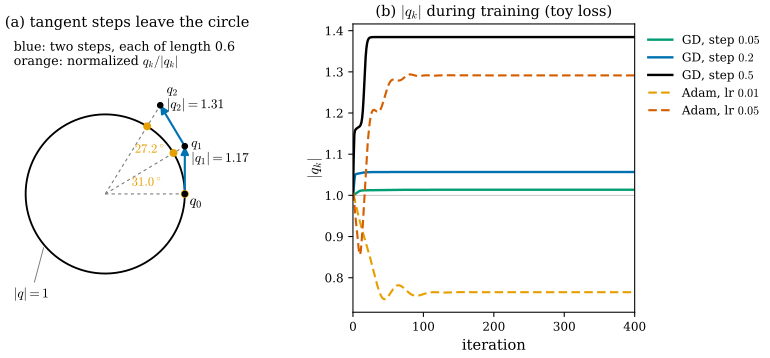

Reproduce this figure in Python.
"""Figure 29.5.3: gradient descent through q/|q| pushes |q| outward and shrinks the effective step (Section 29.5).

(a) 2D analogue (q in R^2, q/|q| on the unit circle). From q_0 = (1, 0) two gradient steps of the same Euclidean
    length 0.6, each tangent to the circle through the current q (because grad_q L is orthogonal to q).
    |q_1| = sqrt(1 + 0.36) = 1.166, |q_2| = sqrt(1.36 + 0.36) = 1.311; the angles moved are atan(0.6) = 31.0 deg and
    atan(0.6/1.166) = 27.2 deg. Gray dashed rays show the normalized points q_k/|q_k| on the circle.
(b) |q_k| over 400 iterations for the toy loss L = |Sigma(q) - Sigma*|_F^2 / 2 (s = (1, 0.6, 0.3), random target,
    same as the verify script) starting from q = (1, 0, 0, 0): plain gradient descent with step 0.05, 0.2, 0.5
    (monotone increasing) and Adam with learning rate 0.01, 0.05 (not monotone).
Self-checks: |q_k|^2 = |q_{k-1}|^2 + |delta|^2 in (a); monotonicity of GD and the Adam values in (b).

Run from the project root: ``PYTHONPATH=tools python3 chapters/29-gaussian-splatting/figures/fig-29-5-3-quaternion-norm.py``
"""

import dgfig

dgfig.setup()

import matplotlib.pyplot as plt
import numpy as np

C = dgfig.COLORS
fig, (axa, axb) = plt.subplots(1, 2, figsize=(8.4, 3.9), gridspec_kw=dict(width_ratios=[1, 1.2], wspace=0.42))

# (a)
t = np.linspace(0, 2 * np.pi, 300)
axa.plot(np.cos(t), np.sin(t), color=C["main"], lw=1.4)
q = np.array([1.0, 0.0])
pts = [q]
for k in range(2):
    perp = np.array([-q[1], q[0]]) / np.linalg.norm(q)
    qn = q + 0.6 * perp
    assert abs(qn @ qn - (q @ q + 0.36)) < 1e-12
    axa.annotate("", xy=qn, xytext=q, arrowprops=dict(arrowstyle="-|>", color=C["tangent"], lw=1.6, mutation_scale=12,
                                                       shrinkA=0, shrinkB=0))
    q = qn
    pts.append(q)
norms = [np.linalg.norm(p) for p in pts]
assert np.allclose(norms, [1, np.sqrt(1.36), np.sqrt(1.72)])
angles = [np.degrees(np.arctan2(p[1], p[0])) for p in pts]
assert abs(angles[1] - 30.96) < 0.01 and abs(angles[2] - angles[1] - 27.23) < 0.01
for p in pts:
    u = p / np.linalg.norm(p)
    axa.plot([0, p[0]], [0, p[1]], color=C["aux"], lw=0.8, ls=(0, (3, 3)))
    axa.plot(*u, "o", color=C["accent"], ms=5, zorder=5)
    axa.plot(*p, "o", color=C["main"], ms=4, zorder=6)
axa.text(1.06, -0.14, r"$q_0$", fontsize=11)
axa.text(pts[1][0] + 0.08, pts[1][1] - 0.06, r"$q_1$" + "\n" + r"$|q_1| = 1.17$", fontsize=10, va="center")
axa.text(pts[2][0] + 0.08, pts[2][1] + 0.1, r"$q_2$" + "\n" + r"$|q_2| = 1.31$", fontsize=10, va="center")
for (r_, a_), lab in (((0.55, 15.5), r"$31.0^\circ$"), ((0.8, 44.6), r"$27.2^\circ$")):  # wedge bisectors
    axa.text(r_ * np.cos(np.radians(a_)), r_ * np.sin(np.radians(a_)), lab, fontsize=9.5, color=C["accent"],
             ha="center", va="center")
axa.annotate(r"$|q| = 1$", xy=(np.cos(np.radians(220)), np.sin(np.radians(220))), xytext=(-1.15, -1.3), fontsize=10,
             arrowprops=dict(arrowstyle="-", color="#777777", lw=0.7))
axa.text(-1.15, 1.62, "blue: two steps, each of length 0.6\norange: normalized " + r"$q_k/|q_k|$", fontsize=9.5)
dgfig.schematic_axes(axa, (-1.2, 1.75), (-1.35, 2.0))
axa.set_title("(a) tangent steps leave the circle", fontsize=11)


# (b)
def hat(v):
    return np.array([[0, -v[2], v[1]], [v[2], 0, -v[0]], [-v[1], v[0], 0]])


def Rq(q):
    q = q / np.linalg.norm(q)
    return np.eye(3) + 2 * q[0] * hat(q[1:]) + 2 * hat(q[1:]) @ hat(q[1:])


rng = np.random.default_rng(295)
# reproduce the random draws of the verify script up to the target quaternion
_ = rng.normal(size=(2, 2)); _ = rng.normal(size=2); _ = rng.normal()
sc = np.array([1.0, 0.6, 0.3])
qs = rng.normal(size=4); qs /= np.linalg.norm(qs)
St = Rq(qs) @ np.diag(sc ** 2) @ Rq(qs).T


def Lq(q):
    Rm = Rq(q)
    return 0.5 * np.sum((Rm @ np.diag(sc ** 2) @ Rm.T - St) ** 2)


def gq(q, h=1e-7):
    return np.array([(Lq(q + h * e) - Lq(q - h * e)) / (2 * h) for e in np.eye(4)])


def run_gd(eta, n=400):
    q = np.array([1.0, 0, 0, 0]); out = [1.0]
    for _ in range(n):
        q = q - eta * gq(q); out.append(np.linalg.norm(q))
    return np.array(out)


def run_adam(lr, n=400, b1=0.9, b2=0.999, eps=1e-15):
    q = np.array([1.0, 0, 0, 0]); m = np.zeros(4); v = np.zeros(4); out = [1.0]
    for k in range(1, n + 1):
        g_ = gq(q); m = b1 * m + (1 - b1) * g_; v = b2 * v + (1 - b2) * g_ * g_
        q = q - lr * (m / (1 - b1 ** k)) / (np.sqrt(v / (1 - b2 ** k)) + eps); out.append(np.linalg.norm(q))
    return np.array(out)


for eta, col in ((0.05, C["third"]), (0.2, C["tangent"]), (0.5, C["main"])):
    nr = run_gd(eta)
    assert np.all(np.diff(nr) >= -1e-12)
    axb.plot(nr, color=col, lw=1.8, label=r"GD, step $%g$" % eta)
for lr, col in ((0.01, C["accent"]), (0.05, C["normal"])):
    na = run_adam(lr)
    axb.plot(na, color=col, lw=1.6, ls=(0, (4, 2)), label=r"Adam, lr $%g$" % lr)
assert abs(run_adam(0.01).min() - 0.748) < 1e-3 and abs(run_gd(0.5)[-1] - 1.3845) < 1e-3
axb.axhline(1.0, color="#BBBBBB", lw=0.6, zorder=0)
axb.set_xlabel("iteration")
axb.set_ylabel(r"$|q_k|$", labelpad=2)
axb.set_xlim(0, 400)
axb.legend(fontsize=9, frameon=False, loc="upper left", bbox_to_anchor=(1.01, 1.0))
axb.set_title(r"(b) $|q_k|$ during training (toy loss)", fontsize=11)
axb.tick_params(labelsize=9)

dgfig.save(fig, __file__)
